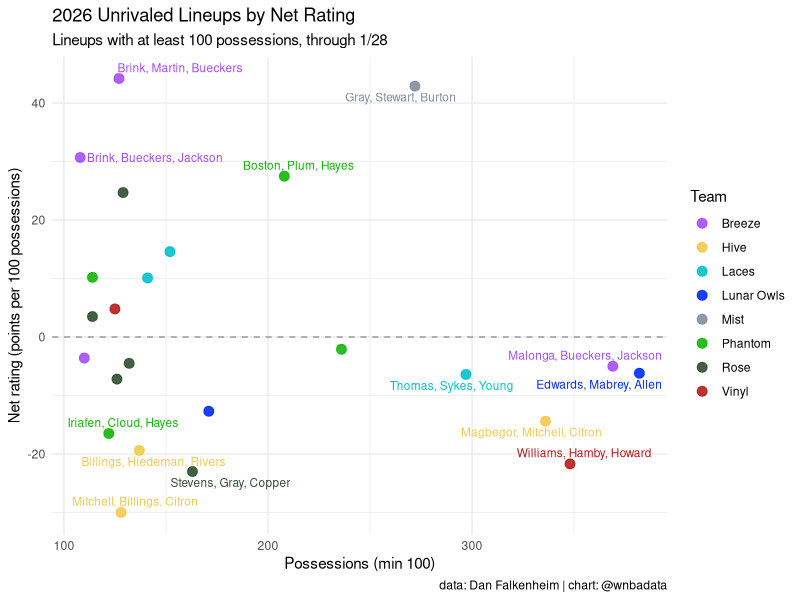

Write the R code that produced this figure.
#data from sports illustrated
#https://www.si.com/ranking-top-unrivaled-lineups-2026-season-bueckers-brink-martin

library(tibble)
library(dplyr)
library(ggplot2)
library(ggrepel)


lineups <- tribble(
  ~team,      ~lineup,                                        ~possessions, ~net_rating,
  "Breeze",   "Brink, Martin, Bueckers",                      127,          44.2,
  "Mist",     "Gray, Stewart, Burton",                        272,          42.9,
  "Breeze",   "Brink, Bueckers, Jackson",                     108,          30.7,
  "Phantom",  "Boston, Plum, Hayes",                          208,          27.5,
  "Rose",     "Stevens, Gray, Hull",                          129,          24.7,
  "Laces",    "Sykes, Canada, Hillmon",                       152,          14.6,
  "Phantom",  "Plum, Iriafen, Cloud",                         114,          10.2,
  "Laces",    "Canada, Siegrist, Hillmon",                    141,          10.1,
  "Vinyl",    "Hamby, Wheeler, Howard",                       125,           4.8,
  "Rose",     "Gray, Austin, Sutton",                         114,           3.5,
  "Phantom",  "Boston, Plum, Cloud",                          236,          -2.1,
  "Breeze",   "Malonga, Martin, Bueckers",                    110,          -3.6,
  "Rose",     "Gray, Hull, Austin",                           132,          -4.5,
  "Breeze",   "Malonga, Bueckers, Jackson",                   369,          -5.0,
  "Lunar Owls",    "Edwards, Mabrey, Allen",                       382,          -6.2,
  "Laces",    "Thomas, Sykes, Young",                         297,          -6.4,
  "Rose",     "Gray, Copper, Austin",                         126,          -7.2,
  "Lunar Owls",    "Edwards, Mabrey, Diggins",                     171,         -12.7,
  "Hive",     "Magbegor, Mitchell, Citron",                   336,         -14.4,
  "Phantom",  "Iriafen, Cloud, Hayes",                        122,         -16.5,
  "Hive",     "Billings, Hiedeman, Rivers",                   137,         -19.4,
  "Vinyl",    "Williams, Hamby, Howard",                      348,         -21.7,
  "Rose",     "Stevens, Gray, Copper",                        163,         -23.0,
  "Hive",     "Mitchell, Billings, Citron",                   128,         -30.0
)

lineups_lab <- lineups %>%
  mutate(
    is_outlier = net_rating >= 25 | net_rating <= -15 | possessions >250,
    label_text = ifelse(is_outlier, lineup, NA_character_)
  )
  team_colors <- c(
    "Breeze"     = "#A64DFF",
    "Hive"       = "#F2C94C",  
    "Laces"      = "#00C2CB",  
    "Lunar Owls" = "#002df8",  
    "Mist"       = "#808ea1",  
    "Phantom"    = "#13b608", 
    "Rose"       = "#2F4F2F", 
    "Vinyl"      = "#B71C1C"  
  )

ggplot(lineups_lab, aes(x = possessions, y = net_rating, color = team)) +
  geom_hline(yintercept = 0, linetype = "dashed", color = "grey60") +
  geom_point(size = 3, alpha = 0.9) +
  ggrepel::geom_text_repel(
    aes(label = label_text),
    size = 3,
    show.legend = FALSE,
    na.rm = TRUE
  ) +
  scale_color_manual(values = team_colors) +
  scale_x_continuous("Possessions (min 100)") +
  scale_y_continuous("Net rating (points per 100 possessions)") +
  labs(
    title = "2026 Unrivaled Lineups by Net Rating",
    subtitle = "Lineups with at least 100 possessions, through 1/28",
    caption="data: Dan Falkenheim | chart: @wnbadata",
    color = "Team"
  ) +
  theme_minimal()
  
